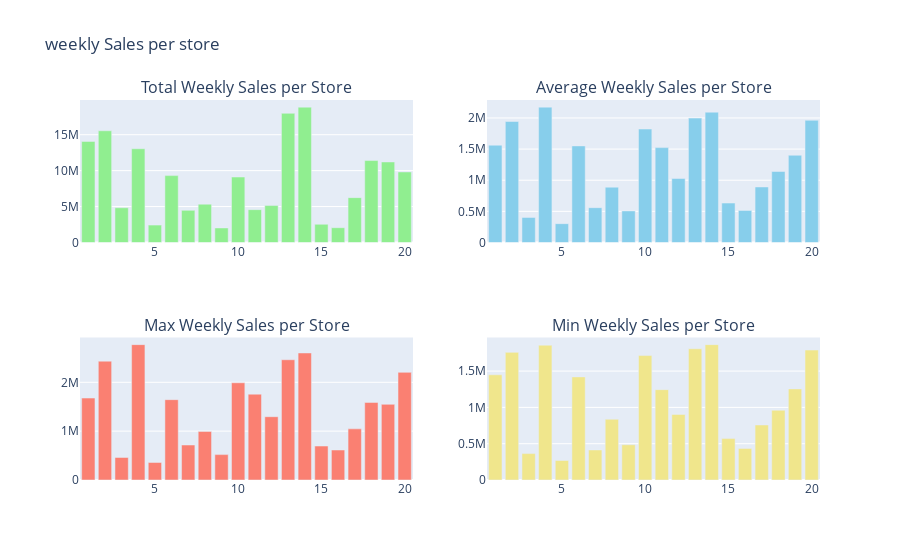

Notebook code for this chart:
### Code cell
average_sales_per_store = df1.groupby('Store')['Weekly_Sales'].mean().reset_index()
total_sales_per_store = df1.groupby('Store')['Weekly_Sales'].sum().reset_index()
max_sales_per_store = df1.groupby('Store')['Weekly_Sales'].max().reset_index()
min_sales_per_store = df1.groupby('Store')['Weekly_Sales'].min().reset_index()


# Create a figure with a 1x2 grid of subplots
fig = make_subplots(rows=2, cols=2, subplot_titles=(
    'Total Weekly Sales per Store',
    'Average Weekly Sales per Store',
    'Max Weekly Sales per Store',
    'Min Weekly Sales per Store',
))

# Plot 1: Total Weekly Sales per Store
fig.add_trace(
    px.bar(total_sales_per_store, x='Store', y='Weekly_Sales', color_discrete_sequence=['lightgreen']).data[0],
    row=1, col=1
)

# Plot 2: Average Weekly Sales per Store
fig.add_trace(
    px.bar(average_sales_per_store, x='Store', y='Weekly_Sales', color_discrete_sequence=['skyblue']).data[0],
    row=1, col=2
)

# Plot 3: Max Weekly Sales per Store
fig.add_trace(
    px.bar(max_sales_per_store, x='Store', y='Weekly_Sales', color_discrete_sequence=['salmon']).data[0],
    row=2, col=1
)

# Plot 4: Min Weekly Sales per Store
fig.add_trace(
    px.bar(min_sales_per_store, x='Store', y='Weekly_Sales', color_discrete_sequence=['Khaki']).data[0],
    row=2, col=2
)
# Update layout to prevent overlap
fig.update_layout(showlegend=False, title_text="weekly Sales per store")

# Show the plot
fig.show()

### Figure 1 — Plotly figure (JSON) as saved in the notebook; plotly's stock layout.template omitted (floating-point values rounded to 4 significant figures)
{"data": [{"hovertemplate": "Store=%{x}<br>Weekly_Sales=%{y}<extra></extra>", "legendgroup": "", "marker": {"color": "lightgreen", "pattern": {"shape": ""}}, "name": "", "orientation": "v", "showlegend": false, "textposition": "auto", "type": "bar", "x": [1.0, 2.0, 3.0, 4.0, 5.0, 6.0, 7.0, 8.0, 9.0, 10.0, 11.0, 12.0, 13.0, 14.0, 15.0, 16.0, 17.0, 18.0, 19.0, 20.0], "xaxis": "x", "y": [14060000.0, 15540000.0, 4837000.0, 13040000.0, 2420000.0, 9307000.0, 4473000.0, 5333000.0, 2028000.0, 9111000.0, 4571000.0, 5140000.0, 17980000.0, 18840000.0, 2534000.0, 2061000.0, 6241000.0, 11400000.0, 11200000.0, 9812000.0], "yaxis": "y"}, {"hovertemplate": "Store=%{x}<br>Weekly_Sales=%{y}<extra></extra>", "legendgroup": "", "marker": {"color": "skyblue", "pattern": {"shape": ""}}, "name": "", "orientation": "v", "showlegend": false, "textposition": "auto", "type": "bar", "x": [1.0, 2.0, 3.0, 4.0, 5.0, 6.0, 7.0, 8.0, 9.0, 10.0, 11.0, 12.0, 13.0, 14.0, 15.0, 16.0, 17.0, 18.0, 19.0, 20.0], "xaxis": "x2", "y": [1563000.0, 1943000.0, 403100.0, 2174000.0, 302500.0, 1551000.0, 559100.0, 888800.0, 506900.0, 1822000.0, 1524000.0, 1028000.0, 1997000.0, 2093000.0, 633600.0, 515300.0, 891600.0, 1140000.0, 1401000.0, 1962000.0], "yaxis": "y2"}, {"hovertemplate": "Store=%{x}<br>Weekly_Sales=%{y}<extra></extra>", "legendgroup": "", "marker": {"color": "salmon", "pattern": {"shape": ""}}, "name": "", "orientation": "v", "showlegend": false, "textposition": "auto", "type": "bar", "x": [1.0, 2.0, 3.0, 4.0, 5.0, 6.0, 7.0, 8.0, 9.0, 10.0, 11.0, 12.0, 13.0, 14.0, 15.0, 16.0, 17.0, 18.0, 19.0, 20.0], "xaxis": "x3", "y": [1677000.0, 2433000.0, 461600.0, 2771000.0, 359200.0, 1644000.0, 716400.0, 994800.0, 519800.0, 1990000.0, 1757000.0, 1296000.0, 2461000.0, 2601000.0, 695400.0, 614300.0, 1047000.0, 1588000.0, 1549000.0, 2204000.0], "yaxis": "y3"}, {"hovertemplate": "Store=%{x}<br>Weekly_Sales=%{y}<extra></extra>", "legendgroup": "", "marker": {"color": "Khaki", "pattern": {"shape": ""}}, "name": "", "orientation": "v", "showlegend": false, "textposition": "auto", "type": "bar", "x": [1.0, 2.0, 3.0, 4.0, 5.0, 6.0, 7.0, 8.0, 9.0, 10.0, 11.0, 12.0, 13.0, 14.0, 15.0, 16.0, 17.0, 18.0, 19.0, 20.0], "xaxis": "x4", "y": [1449000.0, 1758000.0, 364100.0, 1858000.0, 268900.0, 1420000.0, 414100.0, 836700.0, 485400.0, 1714000.0, 1244000.0, 903100.0, 1808000.0, 1865000.0, 570600.0, 435400.0, 757700.0, 961200.0, 1255000.0, 1790000.0], "yaxis": "y4"}], "layout": {"annotations": [{"font": {"size": 16}, "showarrow": false, "text": "Total Weekly Sales per Store", "x": 0.225, "xanchor": "center", "xref": "paper", "y": 1, "yanchor": "bottom", "yref": "paper"}, {"font": {"size": 16}, "showarrow": false, "text": "Average Weekly Sales per Store", "x": 0.775, "xanchor": "center", "xref": "paper", "y": 1, "yanchor": "bottom", "yref": "paper"}, {"font": {"size": 16}, "showarrow": false, "text": "Max Weekly Sales per Store", "x": 0.225, "xanchor": "center", "xref": "paper", "y": 0.375, "yanchor": "bottom", "yref": "paper"}, {"font": {"size": 16}, "showarrow": false, "text": "Min Weekly Sales per Store", "x": 0.775, "xanchor": "center", "xref": "paper", "y": 0.375, "yanchor": "bottom", "yref": "paper"}], "showlegend": false, "title": {"text": "weekly Sales per store"}, "xaxis": {"anchor": "y", "domain": [0, 0.45]}, "xaxis2": {"anchor": "y2", "domain": [0.55, 1]}, "xaxis3": {"anchor": "y3", "domain": [0, 0.45]}, "xaxis4": {"anchor": "y4", "domain": [0.55, 1]}, "yaxis": {"anchor": "x", "domain": [0.625, 1]}, "yaxis2": {"anchor": "x2", "domain": [0.625, 1]}, "yaxis3": {"anchor": "x3", "domain": [0, 0.375]}, "yaxis4": {"anchor": "x4", "domain": [0, 0.375]}}}
